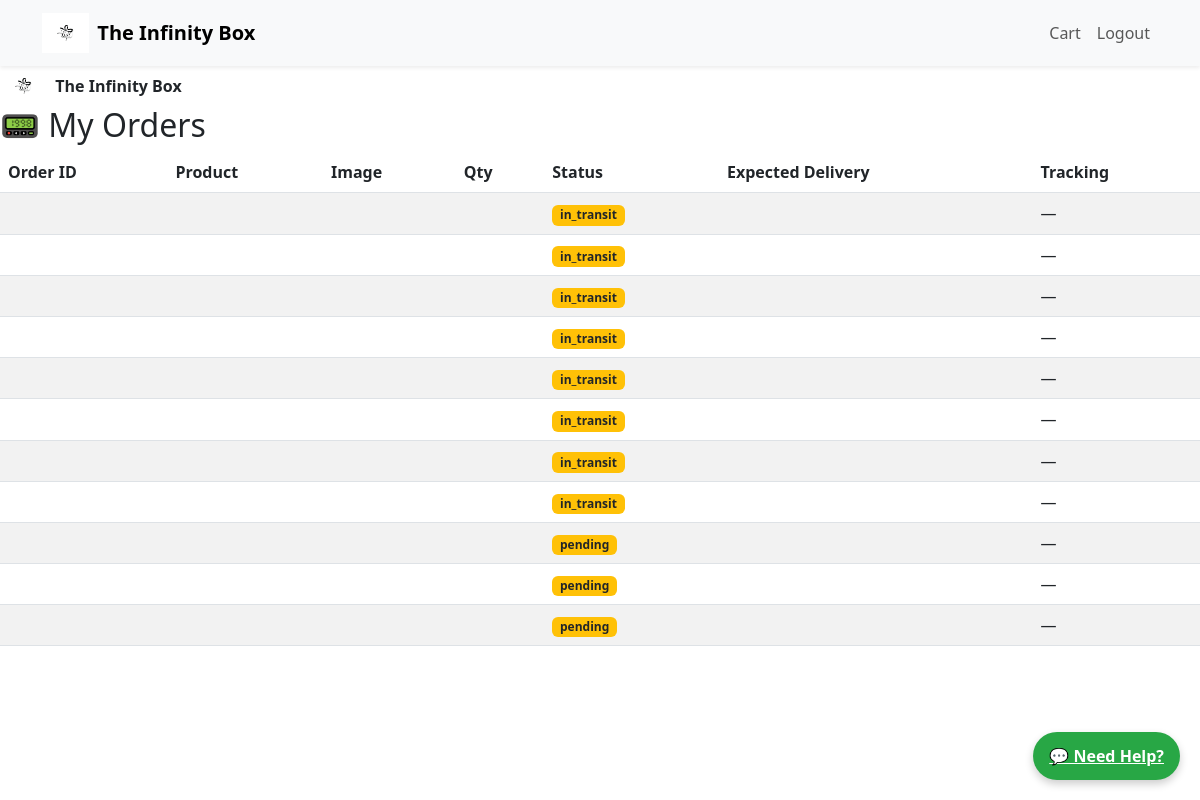
/orders/my/ (signed in), run on an earlier commit of the app's database.
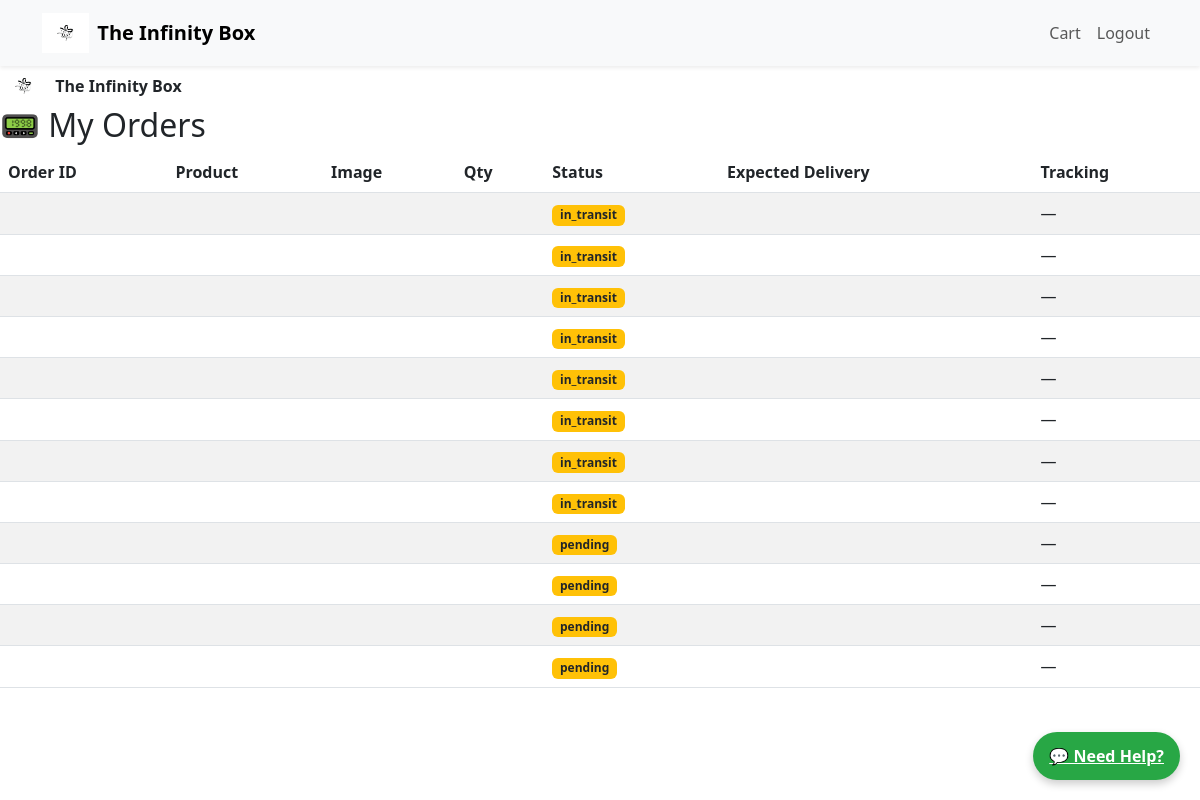
And on a later commit of the database.
### orders/models.py (models this page shows, shortened)
class Order(models.Model):
    STATUS_CHOICES = [
        ('pending', 'Pending'),
        ('processing', 'Processing'),
        ('in_transit', 'In Transit'),
        ('delivered', 'Delivered'),
    ]
    user = models.ForeignKey(User, on_delete=models.CASCADE, null=True, blank=True)
    order_date = models.DateTimeField(auto_now_add=True)
    status = models.CharField(max_length=20, choices=STATUS_CHOICES, default='pending')
    total_price = models.DecimalField(max_digits=10, decimal_places=2, default=0.00)
    shipping_address = models.TextField(default="Not provided")
    otp = models.CharField(max_length=6, blank=True, null=True)  # Optional for tracking
    created_at = models.DateTimeField(auto_now_add=True)
    courier_name = models.CharField(max_length=100, blank=True, null=True)
    tracking_number = models.CharField(max_length=100, blank=True, null=True)
    estimated_delivery = models.DateField(blank=True, null=True)

### orders/views.py (the view)
# urls.py: path('my/', my_orders_view, name='my_orders'),
def my_orders_view(request):
    orders = Order.objects.filter(user=request.user).order_by('-created_at')
    return render(request, 'orders/my_orders.html', {'orders': orders})

### orders/templates/orders/my_orders.html
{% extends 'base.html' %}
{% block content %}
<h2>📟 My Orders</h2>
{% if orders %}
<table class="table table-striped">
  <thead>
    <tr>
      <th>Order ID</th>
      <th>Product</th>
      <th>Image</th>
      <th>Qty</th>
      <th>Status</th>
      <th>Expected Delivery</th>
      <th>Tracking</th>
    </tr>
  </thead>
  <tbody>
    {% for order in orders %}
    <tr>
      <td>{{ order.order_id }}</td>
      <td>{{ order.product.name }}</td>
      <td><img src="{{ order.product.image.url }}" width="60" class="rounded"></td>
      <td>{{ order.quantity }}</td>
      <td>
        <span class="badge {% if order.status == 'DELIVERED' %}bg-success{% elif order.status == 'CANCELLED' %}bg-danger{% elif order.status == 'DISPATCHED' %}bg-primary{% else %}bg-warning text-dark{% endif %}">
          {{ order.status }}
        </span>
      </td>
      <td>{{ order.expected_delivery }}</td>
      <td>
        {% if order.tracking_link %}
        <a href="{{ order.tracking_link }}" class="btn btn-sm btn-outline-primary" target="_blank">Track</a>
        {% else %}—{% endif %}
      </td>
    </tr>
    {% endfor %}
  </tbody>
</table>
{% else %}
<p>You have not placed any orders yet.</p>
{% endif %}
{% endblock %}

What changed in the data, as far as the page shows it:
added Order: status "pending"
